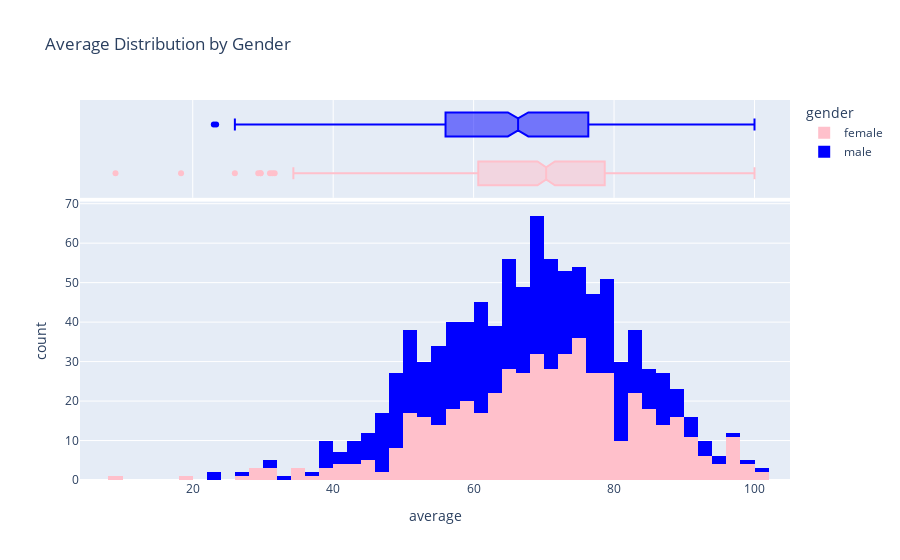
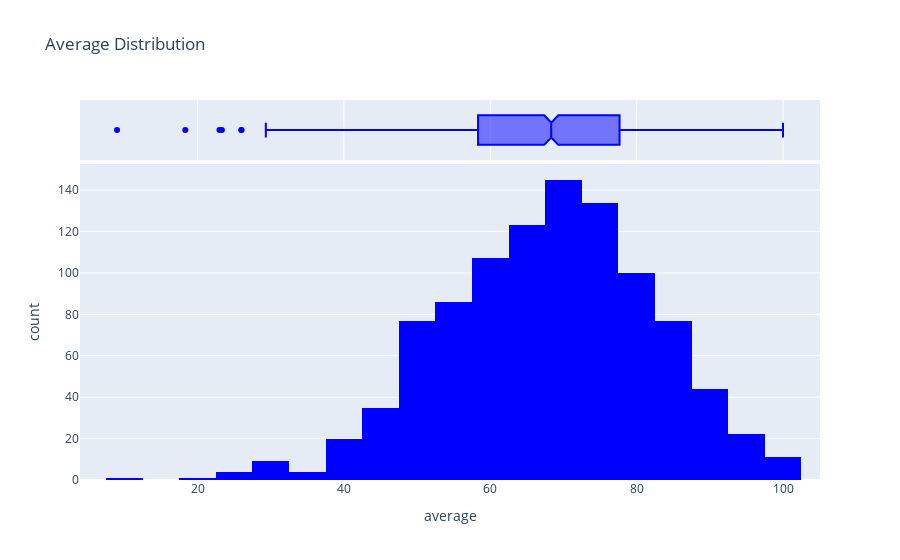

Notebook source saved alongside these figures, in order:
### Code cell
fig1 = px.histogram(df, x='average', nbins=30, marginal="box", title="Average Distribution", color_discrete_sequence=['blue'])

color_map = {
    'male': 'blue',
    'female': 'pink'
}
fig2 = px.histogram(df, x='average', color='gender', marginal="box", title="Average Distribution by Gender", color_discrete_map=color_map)
fig2.show()
fig1.show()

### Figure 1 — Plotly figure (JSON) as saved in the notebook; plotly's stock layout.template omitted (floating-point values rounded to 4 significant figures; data arrays with more than 128 entries replaced by an {"elided": "..."} marker saying what was removed)
{"data": [{"alignmentgroup": "True", "bingroup": "x", "hovertemplate": "gender=female<br>average=%{x}<br>count=%{y}<extra></extra>", "legendgroup": "female", "marker": {"color": "pink", "pattern": {"shape": ""}}, "name": "female", "offsetgroup": "female", "orientation": "v", "showlegend": true, "x": {"elided": "518 float values"}, "xaxis": "x", "yaxis": "y", "type": "histogram"}, {"alignmentgroup": "True", "hovertemplate": "gender=female<br>average=%{x}<extra></extra>", "legendgroup": "female", "marker": {"color": "pink"}, "name": "female", "notched": true, "offsetgroup": "female", "showlegend": false, "x": {"elided": "518 float values"}, "xaxis": "x2", "yaxis": "y2", "type": "box"}, {"alignmentgroup": "True", "bingroup": "x", "hovertemplate": "gender=male<br>average=%{x}<br>count=%{y}<extra></extra>", "legendgroup": "male", "marker": {"color": "blue", "pattern": {"shape": ""}}, "name": "male", "offsetgroup": "male", "orientation": "v", "showlegend": true, "x": {"elided": "482 float values"}, "xaxis": "x", "yaxis": "y", "type": "histogram"}, {"alignmentgroup": "True", "hovertemplate": "gender=male<br>average=%{x}<extra></extra>", "legendgroup": "male", "marker": {"color": "blue"}, "name": "male", "notched": true, "offsetgroup": "male", "showlegend": false, "x": {"elided": "482 float values"}, "xaxis": "x2", "yaxis": "y2", "type": "box"}], "layout": {"xaxis": {"anchor": "y", "domain": [0.0, 1.0], "title": {"text": "average"}}, "yaxis": {"anchor": "x", "domain": [0.0, 0.7326], "title": {"text": "count"}}, "xaxis2": {"anchor": "y2", "domain": [0.0, 1.0], "matches": "x", "showticklabels": false, "showgrid": true}, "yaxis2": {"anchor": "x2", "domain": [0.7426, 1.0], "matches": "y2", "showticklabels": false, "showline": false, "ticks": "", "showgrid": false}, "legend": {"title": {"text": "gender"}, "tracegroupgap": 0}, "title": {"text": "Average Distribution by Gender"}, "barmode": "relative"}}

### Figure 2 — Plotly figure (JSON) as saved in the notebook; plotly's stock layout.template omitted (floating-point values rounded to 4 significant figures; data arrays with more than 128 entries replaced by an {"elided": "..."} marker saying what was removed)
{"data": [{"alignmentgroup": "True", "bingroup": "x", "hovertemplate": "average=%{x}<br>count=%{y}<extra></extra>", "legendgroup": "", "marker": {"color": "blue", "pattern": {"shape": ""}}, "name": "", "nbinsx": 30, "offsetgroup": "", "orientation": "v", "showlegend": false, "x": {"elided": "1000 float values"}, "xaxis": "x", "yaxis": "y", "type": "histogram"}, {"alignmentgroup": "True", "hovertemplate": "average=%{x}<extra></extra>", "legendgroup": "", "marker": {"color": "blue"}, "name": "", "notched": true, "offsetgroup": "", "showlegend": false, "x": {"elided": "1000 float values"}, "xaxis": "x2", "yaxis": "y2", "type": "box"}], "layout": {"xaxis": {"anchor": "y", "domain": [0.0, 1.0], "title": {"text": "average"}}, "yaxis": {"anchor": "x", "domain": [0.0, 0.8316], "title": {"text": "count"}}, "xaxis2": {"anchor": "y2", "domain": [0.0, 1.0], "matches": "x", "showticklabels": false, "showgrid": true}, "yaxis2": {"anchor": "x2", "domain": [0.8416, 1.0], "matches": "y2", "showticklabels": false, "showline": false, "ticks": "", "showgrid": false}, "legend": {"tracegroupgap": 0}, "title": {"text": "Average Distribution"}, "barmode": "relative"}}
